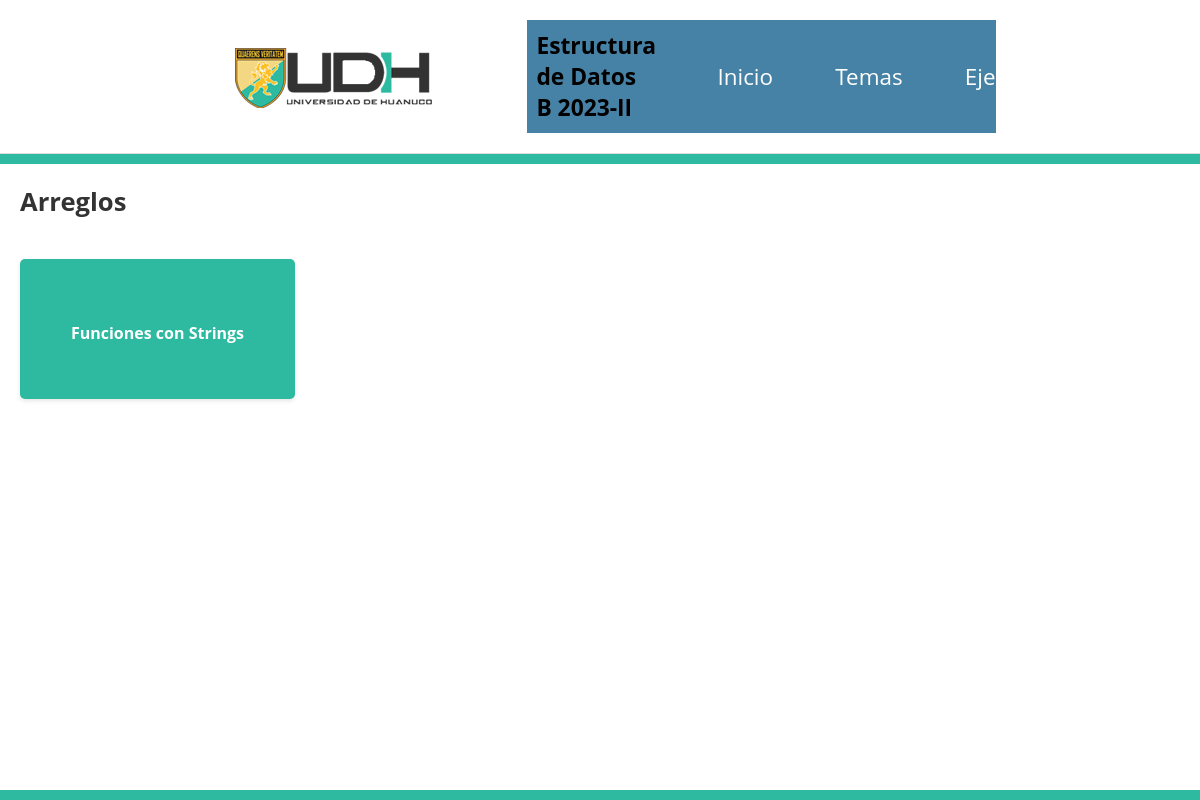
/ejercicios/Arreglos/, run on an earlier commit of the app's database.
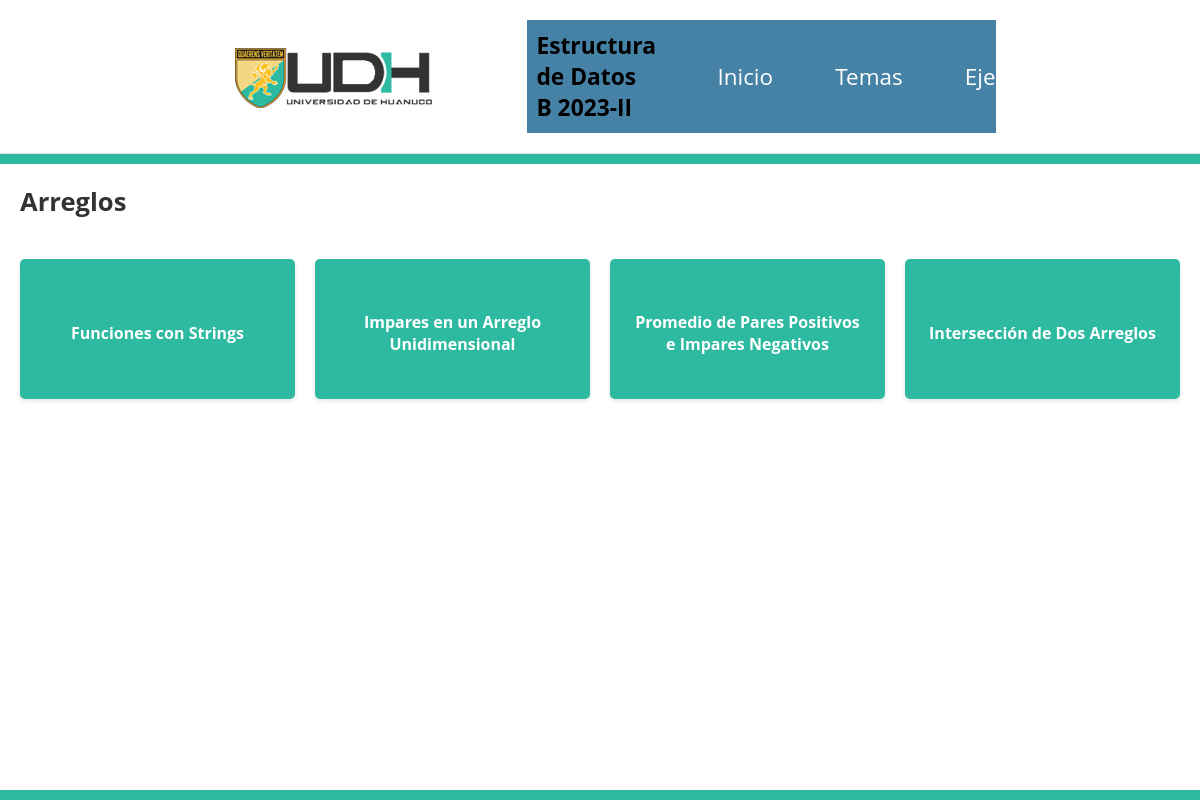
And on a later commit of the database.
### exercises/models.py (models this page shows, shortened)
class Exercises(models.Model):
    category = models.ForeignKey(Categories, on_delete=models.CASCADE)
    title = models.CharField(max_length=100)
    desc = models.TextField()
    cpp_snippet = models.TextField()
    py_snippet = models.TextField()

### exercises/views.py (the view)
# urls.py: path('ejercicios/<str:category_name>/', exercise_list, name='lista'),
def exercise_list(request, category_name):
    category = get_object_or_404(Categories, name=category_name)
    exercise = Exercises.objects.filter(category=category)
    return render(request, 'exercise_list.html', {'category': category, 'exercise': exercise})

### templates/exercise_list.html
{% extends 'base.html' %}
{% block content %}
<h2>{{ category.name }}</h2>
<div class="category-grid-container">
    <div class="category-grid">
        {% for id in exercise %}
        <a href="{% url 'ejemplo' category.name id.title %}">
            <div class="category-card-ex">
                <h3>{{ id.title }}</h3>
            </div>
        </a>
        {% endfor %}
    </div>
</div>
{% endblock %}

What changed in the data, as far as the page shows it:
added Exercises: title "Impares en un Arreglo Unidimensional"
added Exercises: title "Promedio de Pares Positivos e Impares Negativos"
added Exercises: title "Intersección de Dos Arreglos"
